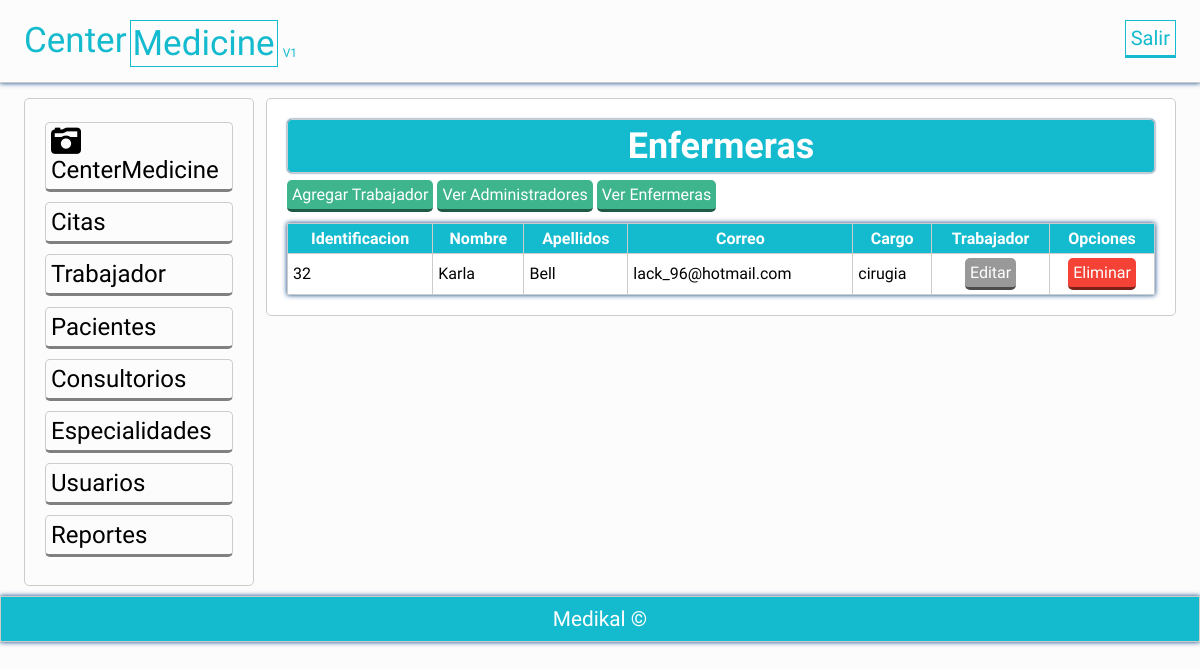
The app's page /enfermera_vista.php (signed in) with its own data.
### tables this page shows
CREATE TABLE `medicos` (
  `idMedico` int(11) NOT NULL,
  `medidentificacion` char(15) NOT NULL,
  `mednombres` varchar(50) NOT NULL,
  `medapellidos` varchar(50) NOT NULL,
  `medEspecialidad` varchar(50) NOT NULL,
  `medtelefono` char(15) NOT NULL,
  `medcorreo` varchar(50) NOT NULL,
  `idusu` int(11) NOT NULL,
  `idroll` int(11) NOT NULL
);

### enfermera_vista.php (the view, shortened to what this page needs)
<?php
try{
	$conexion = new PDO('mysql:host=localhost;dbname=centromedico','root','');
}catch(PDOException $e){
	echo "Error: ". $e->getMessage();
}
$consulta = $conexion -> prepare("
	SELECT * FROM medicos WHERE idroll=3 ORDER BY medidentificacion");
$consulta ->execute();
$consulta = $consulta ->fetchAll();
?>
<?php include 'vista/plantillas/header.php'; ?>
	<section class="main">
		<div class="wrapp">
			<?php include 'vista/plantillas/nav.php'; ?>
				<article>
					<div class="mensaje">
						<h2>Enfermeras</h2>
					</div>
						<a href="agregarmedicos.php"class="agregar">Agregar Trabajador</a>
                        <a href="admin_vista.php"class="agregar">Ver Administradores</a>
                        <a href="enfermera_vista.php"class="agregar">Ver Enfermeras</a>
						<table class="tabla">
						  <tr>
							<th>Identificacion</th>
							<th>Nombre</th>
							<th>Apellidos</th>
							<th>Correo</th>
							<th>Cargo</th>
                            <th>Trabajador</th>
							<th colspan ="2">Opciones</th>
						  </tr>
						<?php foreach ($consulta as $Sql): ?>
						<tr >
						<?php echo "<td class='mayusculas'>". $Sql['medidentificacion']. "</td>"; ?>
						<?php echo "<td class='mayusculas'>". $Sql['mednombres']. "</td>"; ?>
						<?php echo "<td class='mayusculas'>". $Sql['medapellidos']. "</td>"; ?>
						<?php echo "<td>". $Sql['medcorreo']. "</td>"; ?>
						<?php echo "<td >". $Sql['medEspecialidad']. "</td>"; ?>
						<?php echo "<td class='centrar'>"."<a href='actualizarmedico.php?idMedico=".$Sql['idMedico']."' class='editar'>Editar</a>". "</td>"; ?>
						<?php echo "<td class='centrar'>"."<a href='eliminar_medico.php?idMedico=".$Sql['idMedico']."' class='eliminar'>Eliminar</a>". "</td>"; ?>
						</tr>
						<?php endforeach; ?>
						</table>
				</article>
	</section>
<?php include 'vista/plantillas/footer.php'; ?>
</body>
</html>

### css/estilos.css (style rules this page uses)
* { -webkit-box-sizing: border-box; -moz-box-sizing: border-box; box-sizing: border-box; margin:0px; padding:0px; font-family: 'Antic', sans-serif; }
body { background: rgba(0,0,0,.01); color:#000; }
.wrapp { padding: 0% 2%; width:100%; margin:auto; overflow: hidden; }
.mensaje { background: #14BACE; padding:5px; color:#fff; border-radius:5px; text-align: center; font-size: 1.5em; margin-bottom: 5px; box-shadow: 0 0px 2px #013D82 !important; }
article a { display:block; font-weight: normal; }
article { margin: 10px 0px; margin-left:1%; float: left; width: 79%; padding:20px; background: rgb(255, 255, 255); border-radius:5px; }
article,aside, .mensaje { border:1px solid #ccc; }
article a { margin: 2px 0px; display:inline-block; padding: 5px; color: white; border-radius:5px; cursor:pointer; border-bottom: 3px solid rgba(0, 0, 0,.5); width:auto; text-decoration:none; text-align:center; position: relative; }
article .agregar { background:#3FB58E; }
article .editar { background:#999; }
article .eliminar { background:#F44336; }
footer li,a { text-decoration: none; color: #fff; }
.tabla { box-shadow: 0 0px 5px #013D82 !important; width:100%; margin-top: 1%; border-collapse: collapse; }
.tabla th { background: #14BACE; padding: 5px; color:white; }
.centrar { text-align: center; }
.tabla td { padding: 2px 5px; }
.tabla td,th { border:1px solid #ccc; }
.mayusculas { text-transform: capitalize; }

### records on screen
medicos: medidentificacion "32", mednombres "Karla", medapellidos "Bell", medcorreo "lack_96@hotmail.com", medEspecialidad "cirugia"
